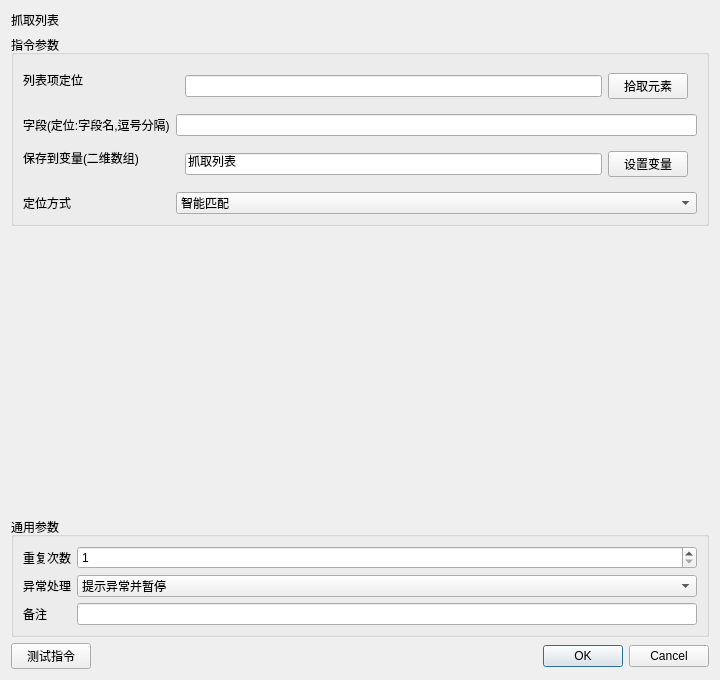
<?xml version="1.0" encoding="UTF-8"?><ui version="4.0"><class>InstructionEditor</class><widget class="QDialog" name="InstructionEditor"><property name="geometry"><rect><x>0</x><y>0</y><width>720</width><height>680</height></rect></property><layout class="QVBoxLayout" name="rootLayout"><item><widget class="QLabel" name="titleLabel"><property name="text"><string>抓取列表</string></property></widget></item><item><widget class="QGroupBox" name="parameterGroupBox"><property name="title"><string>指令参数</string></property><layout class="QFormLayout" name="parameterFormLayout"><item row="0" column="0"><widget class="QLabel" name="label_0"><property name="text"><string>列表项定位</string></property></widget></item><item row="0" column="1"><widget class="QWidget" name="container_0"><layout class="QHBoxLayout" name="fieldLayout_0"><item><widget class="QLineEdit" name="parameter_0"><property name="text"><string></string></property></widget></item><item><widget class="QPushButton" name="auxiliary_0"><property name="text"><string>拾取元素</string></property></widget></item></layout></widget></item><item row="1" column="0"><widget class="QLabel" name="label_1"><property name="text"><string>字段(定位:字段名,逗号分隔)</string></property></widget></item><item row="1" column="1"><widget class="QLineEdit" name="parameter_1"><property name="text"><string></string></property></widget></item><item row="2" column="0"><widget class="QLabel" name="label_2"><property name="text"><string>保存到变量(二维数组)</string></property></widget></item><item row="2" column="1"><widget class="QWidget" name="container_2"><layout class="QHBoxLayout" name="fieldLayout_2"><item><widget class="QLineEdit" name="parameter_2"><property name="text"><string>抓取列表</string></property></widget></item><item><widget class="QPushButton" name="auxiliary_2"><property name="text"><string>设置变量</string></property></widget></item></layout></widget></item><item row="3" column="0"><widget class="QLabel" name="label_3"><property name="text"><string>定位方式</string></property></widget></item><item row="3" column="1"><widget class="QComboBox" name="parameter_3"><item><property name="text"><string>CSS选择器</string></property></item><item><property name="text"><string>XPath</string></property></item><item><property name="text"><string>智能匹配</string></property></item><property name="currentIndex"><number>2</number></property></widget></item></layout></widget></item><item><spacer name="verticalSpacer"><property name="orientation"><enum>Qt::Vertical</enum></property><property name="sizeHint" stdset="0"><size><width>20</width><height>20</height></size></property></spacer></item>
<item><widget class="QGroupBox" name="commonGroupBox"><property name="title"><string>通用参数</string></property><layout class="QFormLayout" name="commonFormLayout">
<item row="0" column="0"><widget class="QLabel" name="repeatLabel"><property name="text"><string>重复次数</string></property></widget></item><item row="0" column="1"><widget class="QSpinBox" name="repeatSpinBox"><property name="minimum"><number>1</number></property><property name="maximum"><number>999999</number></property><property name="value"><number>1</number></property></widget></item>
<item row="1" column="0"><widget class="QLabel" name="errorPolicyLabel"><property name="text"><string>异常处理</string></property></widget></item><item row="1" column="1"><widget class="QComboBox" name="errorPolicyComboBox"><item><property name="text"><string>自动跳过</string></property></item><item><property name="text"><string>提示异常并暂停</string></property></item><item><property name="text"><string>提示异常并停止</string></property></item><property name="currentIndex"><number>1</number></property></widget></item>
<item row="2" column="0"><widget class="QLabel" name="noteLabel"><property name="text"><string>备注</string></property></widget></item><item row="2" column="1"><widget class="QLineEdit" name="noteEdit"/></item>
</layout></widget></item>
<item><layout class="QHBoxLayout" name="footerLayout"><item><widget class="QPushButton" name="testButton"><property name="text"><string>测试指令</string></property></widget></item><item><spacer name="footerSpacer"><property name="orientation"><enum>Qt::Horizontal</enum></property><property name="sizeHint" stdset="0"><size><width>40</width><height>20</height></size></property></spacer></item><item><widget class="QDialogButtonBox" name="buttonBox"><property name="standardButtons"><set>QDialogButtonBox::Cancel|QDialogButtonBox::Ok</set></property></widget></item></layout></item>
</layout></widget><resources/><connections/></ui>
